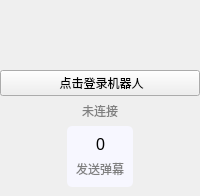
           <widget class="QWidget" name="robotInfoWidget" native="true">
            <property name="minimumSize">
             <size>
              <width>20</width>
              <height>20</height>
             </size>
            </property>
            <property name="styleSheet">
             <string notr="true">#robotInfoWidget
{
	background: white;
	border-radius: 5px;
}</string>
            </property>
            <layout class="QVBoxLayout" name="verticalLayout_62">
             <property name="leftMargin">
              <number>0</number>
             </property>
             <property name="topMargin">
              <number>0</number>
             </property>
             <property name="rightMargin">
              <number>0</number>
             </property>
             <property name="bottomMargin">
              <number>9</number>
             </property>
             <item>
              <widget class="ClickableLabel" name="robotHeaderLabel">
               <property name="minimumSize">
                <size>
                 <width>64</width>
                 <height>64</height>
                </size>
               </property>
               <property name="toolTip">
                <string>&lt;html&gt;&lt;head/&gt;&lt;body&gt;&lt;p&gt;查看用户主页&lt;/p&gt;&lt;/body&gt;&lt;/html&gt;</string>
               </property>
               <property name="styleSheet">
                <string notr="true">background-image:url(:/icons/header1);
background-position:center;
background-repeat:none;</string>
               </property>
               <property name="text">
                <string/>
               </property>
               <property name="scaledContents">
                <bool>false</bool>
               </property>
               <property name="alignment">
                <set>Qt::AlignCenter</set>
               </property>
              </widget>
             </item>
             <item>
              <widget class="InteractiveButtonBase" name="robotNameButton">
               <property name="cursor">
                <cursorShape>PointingHandCursor</cursorShape>
               </property>
               <property name="text">
                <string> 点击登录机器人</string>
               </property>
              </widget>
             </item>
             <item>
              <widget class="QLabel" name="connectStateLabel">
               <property name="styleSheet">
                <string notr="true">color: gray;</string>
               </property>
               <property name="text">
                <string>未连接</string>
               </property>
               <property name="alignment">
                <set>Qt::AlignCenter</set>
               </property>
              </widget>
             </item>
             <item>
              <layout class="QHBoxLayout" name="horizontalLayout_52">
               <property name="topMargin">
                <number>0</number>
               </property>
               <item>
                <widget class="QWidget" name="robotSendCountCard" native="true">
                 <property name="sizePolicy">
                  <sizepolicy hsizetype="Maximum" vsizetype="Minimum">
                   <horstretch>0</horstretch>
                   <verstretch>0</verstretch>
                  </sizepolicy>
                 </property>
                 <property name="minimumSize">
                  <size>
                   <width>0</width>
                   <height>40</height>
                  </size>
                 </property>
                 <property name="styleSheet">
                  <string notr="true">#robotSendCountCard
{
	background: #F7F7FF;
	border-radius: 5px;
	border: 0px solid lightgray;
}

#robotSendCountCard0:hover
{
	background: ;
}</string>
                 </property>
                 <layout class="QVBoxLayout" name="verticalLayout_61">
                  <property name="spacing">
                   <number>6</number>
                  </property>
                  <property name="leftMargin">
                   <number>9</number>
                  </property>
                  <property name="topMargin">
                   <number>9</number>
                  </property>
                  <property name="rightMargin">
                   <number>9</number>
                  </property>
                  <property name="bottomMargin">
                   <number>9</number>
                  </property>
                  <item>
                   <layout class="QHBoxLayout" name="horizontalLayout_41">
                    <property name="spacing">
                     <number>2</number>
                    </property>
                    <property name="topMargin">
                     <number>0</number>
                    </property>
                    <item>
                     <widget class="QLabel" name="label_12">
                      <property name="sizePolicy">
                       <sizepolicy hsizetype="Preferred" vsizetype="Preferred">
                        <horstretch>0</horstretch>
                        <verstretch>0</verstretch>
                       </sizepolicy>
                      </property>
                      <property name="styleSheet">
                       <string notr="true">color: transparent;</string>
                      </property>
                      <property name="text">
                       <string>条</string>
                      </property>
                      <property name="alignment">
                       <set>Qt::AlignRight|Qt::AlignTrailing|Qt::AlignVCenter</set>
                      </property>
                     </widget>
                    </item>
                    <item>
                     <widget class="QLabel" name="robotSendCountLabel">
                      <property name="sizePolicy">
                       <sizepolicy hsizetype="Maximum" vsizetype="Preferred">
                        <horstretch>0</horstretch>
                        <verstretch>0</verstretch>
                       </sizepolicy>
                      </property>
                      <property name="sizeIncrement">
                       <size>
                        <width>0</width>
                        <height>2</height>
                       </size>
                      </property>
                      <property name="styleSheet">
                       <string notr="true">QLabel
{
	font-size: 16px;
}</string>
                      </property>
                      <property name="text">
                       <string>0</string>
                      </property>
                      <property name="alignment">
                       <set>Qt::AlignCenter</set>
                      </property>
                     </widget>
                    </item>
                    <item>
                     <widget class="QLabel" name="label_51">
                      <property name="sizePolicy">
                       <sizepolicy hsizetype="Preferred" vsizetype="Preferred">
                        <horstretch>0</horstretch>
                        <verstretch>0</verstretch>
                       </sizepolicy>
                      </property>
                      <property name="styleSheet">
                       <string notr="true">color: transparent;</string>
                      </property>
                      <property name="text">
                       <string>条</string>
                      </property>
                      <property name="alignment">
                       <set>Qt::AlignBottom|Qt::AlignLeading|Qt::AlignLeft</set>
                      </property>
                     </widget>
                    </item>
                   </layout>
                  </item>
                  <item>
                   <widget class="QLabel" name="robotSendCountTextLabel">
                    <property name="styleSheet">
                     <string notr="true">color: gray;</string>
                    </property>
                    <property name="text">
                     <string>发送弹幕</string>
                    </property>
                    <property name="alignment">
                     <set>Qt::AlignCenter</set>
                    </property>
                   </widget>
                  </item>
                 </layout>
                </widget>
               </item>
              </layout>
             </item>
            </layout>
           </widget>
